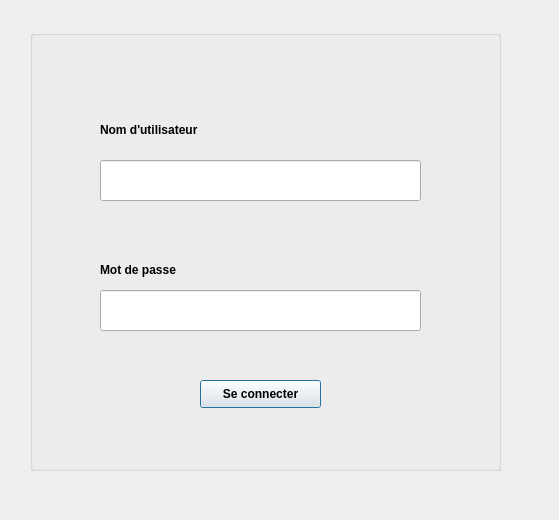
<?xml version="1.0" encoding="UTF-8"?>
<ui version="4.0">
 <class>LoggingIN</class>
 <widget class="QDialog" name="LoggingIN">
  <property name="geometry">
   <rect>
    <x>0</x>
    <y>0</y>
    <width>559</width>
    <height>520</height>
   </rect>
  </property>
  <property name="windowTitle">
   <string>Se Connecter</string>
  </property>
  <property name="styleSheet">
   <string notr="true"/>
  </property>
  <widget class="QGroupBox" name="groupBox">
   <property name="geometry">
    <rect>
     <x>30</x>
     <y>30</y>
     <width>471</width>
     <height>441</height>
    </rect>
   </property>
   <property name="font">
    <font>
     <weight>75</weight>
     <bold>true</bold>
    </font>
   </property>
   <property name="title">
    <string/>
   </property>
   <widget class="QLineEdit" name="lineEdit_Nom_Abonne">
    <property name="geometry">
     <rect>
      <x>70</x>
      <y>130</y>
      <width>321</width>
      <height>41</height>
     </rect>
    </property>
   </widget>
   <widget class="QLineEdit" name="lineEdit_Motdepasse">
    <property name="geometry">
     <rect>
      <x>70</x>
      <y>260</y>
      <width>321</width>
      <height>41</height>
     </rect>
    </property>
   </widget>
   <widget class="QLabel" name="label_23">
    <property name="geometry">
     <rect>
      <x>70</x>
      <y>80</y>
      <width>171</width>
      <height>41</height>
     </rect>
    </property>
    <property name="frameShape">
     <enum>QFrame::NoFrame</enum>
    </property>
    <property name="text">
     <string>Nom d'utilisateur</string>
    </property>
    <property name="textFormat">
     <enum>Qt::RichText</enum>
    </property>
   </widget>
   <widget class="QLabel" name="label_24">
    <property name="geometry">
     <rect>
      <x>70</x>
      <y>220</y>
      <width>171</width>
      <height>41</height>
     </rect>
    </property>
    <property name="frameShape">
     <enum>QFrame::NoFrame</enum>
    </property>
    <property name="text">
     <string>Mot de passe</string>
    </property>
    <property name="textFormat">
     <enum>Qt::RichText</enum>
    </property>
   </widget>
   <widget class="QPushButton" name="pushButton_SeConnecter">
    <property name="geometry">
     <rect>
      <x>170</x>
      <y>350</y>
      <width>121</width>
      <height>28</height>
     </rect>
    </property>
    <property name="text">
     <string>Se connecter</string>
    </property>
   </widget>
  </widget>
 </widget>
 <resources/>
 <connections/>
</ui>
